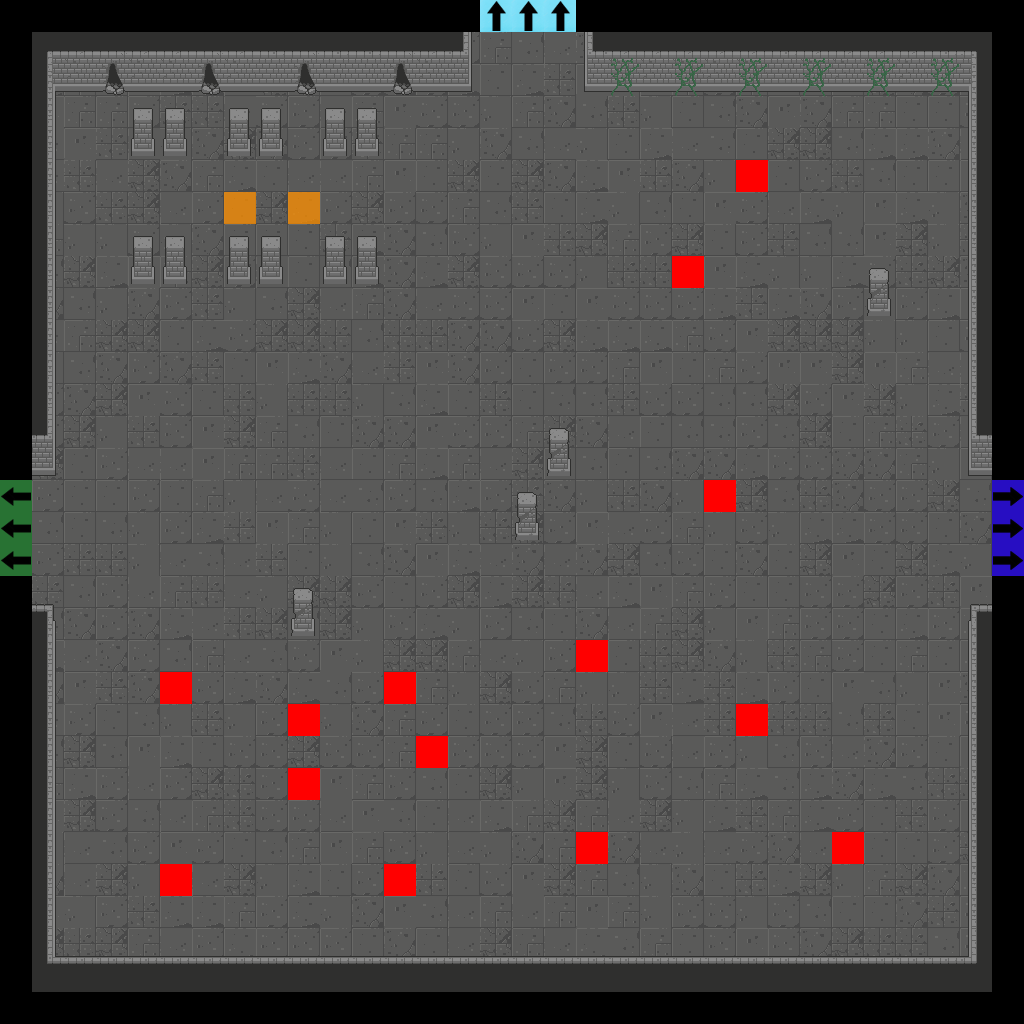

The image is a tile-based game level rendered from a .tmx file. Its description and source (layers, tilesets, objects; grid data summarised) follow:
An orthogonal 32x32 tile map with 32x32 px tiles, 7 tile layers (Floor, Walls, Doors, Pillars, ...), 2 tilesets.

<map version="1.2" tiledversion="2019.04.18" orientation="orthogonal" renderorder="right-down" width="32" height="32" tilewidth="32" tileheight="32" infinite="0" nextlayerid="22" nextobjectid="1">
 <tileset firstgid="1" source="Dungeon_Tileset_2.tsx" />
 <tileset firstgid="321" source="flags.tsx" />
 <layer id="15" name="Floor" width="32" height="32">
  <data>[1024 cells, 900 non-empty, 12 distinct tile ids]</data>
 </layer>
 <layer id="16" name="Walls" width="32" height="32">
  <data>[1024 cells, 164 non-empty, 31 distinct tile ids]</data>
 </layer>
 <layer id="17" name="Doors" width="32" height="32">
  <data>[1024 cells, 0 non-empty, 0 distinct tile ids]</data>
 </layer>
 <layer id="18" name="Pillars" width="32" height="32">
  <data>[1024 cells, 32 non-empty, 4 distinct tile ids]</data>
 </layer>
 <layer id="19" name="Candles" width="32" height="32">
  <data>[1024 cells, 0 non-empty, 0 distinct tile ids]</data>
 </layer>
 <layer id="20" name="Debris" width="32" height="32">
  <data>[1024 cells, 12 non-empty, 2 distinct tile ids]</data>
 </layer>
 <layer id="21" name="Flags" width="32" height="32">
  <data>[1024 cells, 25 non-empty, 5 distinct tile ids]</data>
 </layer>
</map>
